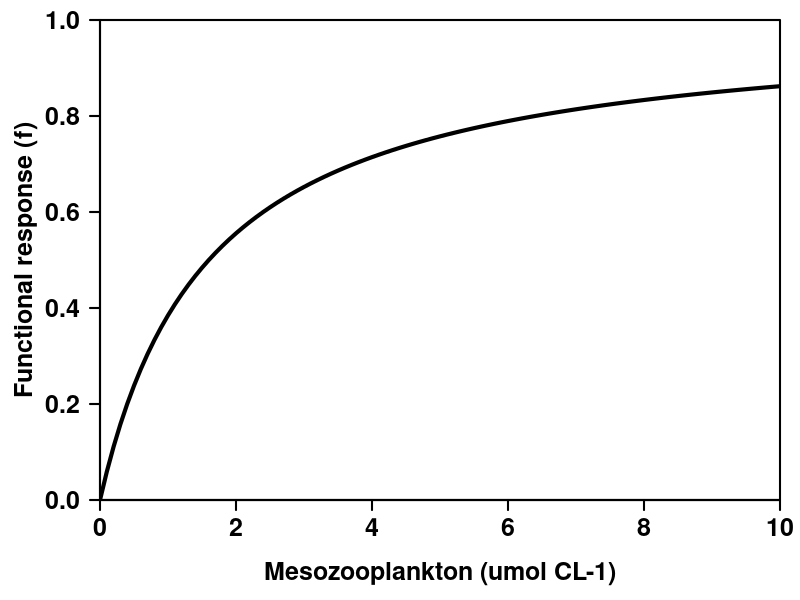

Source code (R):
x <- seq(from = 0, to = 10, by = 0.1)
kx <- 1.6

f <- x/(x+kx)

png('C:/Users/jflores/Desktop/f.png', width = 850, height = 850, res = 120)
par(mar = c(5,5,1,1))
plot(x, f, type = 'l', xlab = '', lwd = 4, ylab = '', ylim = c(0,1), xaxs = 'i', yaxs = 'i', axes = F)
axis(side = 1, font = 2, lwd.ticks = 2, cex.axis = 1.5, lwd = 2)
axis(side = 2, font = 2, lwd.ticks = 2, cex.axis = 1.5, lwd = 2, las = 2)
mtext(side = 1, line = 3.2, font = 2, cex = 1.5, text = 'Mesozooplankton (umol CL-1)')
mtext(side = 2, line = 3.2, font = 2, cex = 1.5, text = 'Functional response (f)')
box(lwd = 2)
dev.off()

